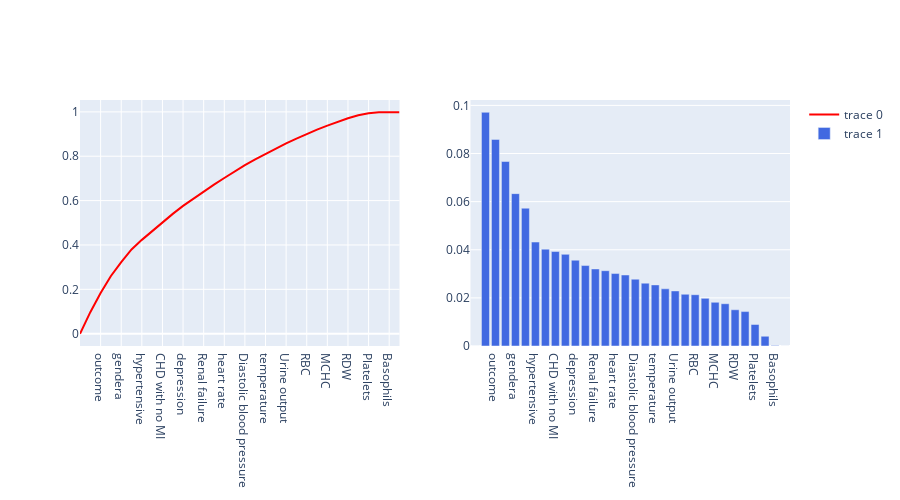

This figure's notebook cell:
### Code cell
from plotly.subplots import make_subplots

fig = make_subplots(1,2)
fig.add_trace(
    go.Scatter(
        x= df_explained_variance['PC'],
        y = df_explained_variance['Cumulative variance'],
        marker = dict(size = 15, color = "red")
    ), row =1, col = 1
)

fig.add_trace(
    go.Bar(
        x= df_explained_variance['PC'],
        y = df_explained_variance['Explained Variance'],
        marker = dict(color = 'RoyalBlue')
    ), row = 1, col = 2
)
fig.update_layout(width = 900, height= 500)
fig.show()

### Figure 1 — Plotly figure (JSON) as saved in the notebook; plotly's stock layout.template omitted (floating-point values rounded to 4 significant figures)
{"data": [{"marker": {"color": "red", "size": 15}, "type": "scatter", "x": ["", "group", "outcome", "age", "gendera", "BMI", "hypertensive", "atrialfibrillation", "CHD with no MI", "deficiencyanemias", "depression", "Hyperlipemia", "Renal failure", "COPD", "heart rate", "Systolic blood pressure", "Diastolic blood pressure", "Respiratory rate", "temperature", "SP O2", "Urine output", "hematocrit", "RBC", "MCH", "MCHC", "MCV", "RDW", "Leucocyte", "Platelets", "Neutrophils", "Basophils", "Lymphocyte"], "xaxis": "x", "y": [0, 0.097, 0.183, 0.26, 0.323, 0.38, 0.423, 0.463, 0.502, 0.54, 0.576, 0.609, 0.641, 0.672, 0.702, 0.732, 0.76, 0.786, 0.811, 0.835, 0.858, 0.879, 0.9, 0.92, 0.938, 0.956, 0.971, 0.985, 0.994, 0.998, 0.998, 0.998], "yaxis": "y"}, {"marker": {"color": "RoyalBlue"}, "type": "bar", "x": ["", "group", "outcome", "age", "gendera", "BMI", "hypertensive", "atrialfibrillation", "CHD with no MI", "deficiencyanemias", "depression", "Hyperlipemia", "Renal failure", "COPD", "heart rate", "Systolic blood pressure", "Diastolic blood pressure", "Respiratory rate", "temperature", "SP O2", "Urine output", "hematocrit", "RBC", "MCH", "MCHC", "MCV", "RDW", "Leucocyte", "Platelets", "Neutrophils", "Basophils", "Lymphocyte"], "xaxis": "x2", "y": [0, 0.09713, 0.08587, 0.07667, 0.06333, 0.05728, 0.0432, 0.04026, 0.03926, 0.0381, 0.03567, 0.03344, 0.03203, 0.0313, 0.03011, 0.02951, 0.02777, 0.02611, 0.02539, 0.02376, 0.02289, 0.0215, 0.02132, 0.01979, 0.01816, 0.01757, 0.01506, 0.0143, 0.00895, 0.004043, 0.0001894, 2.584e-05], "yaxis": "y2"}], "layout": {"height": 500, "width": 900, "xaxis": {"anchor": "y", "domain": [0, 0.45]}, "xaxis2": {"anchor": "y2", "domain": [0.55, 1]}, "yaxis": {"anchor": "x", "domain": [0, 1]}, "yaxis2": {"anchor": "x2", "domain": [0, 1]}}}
